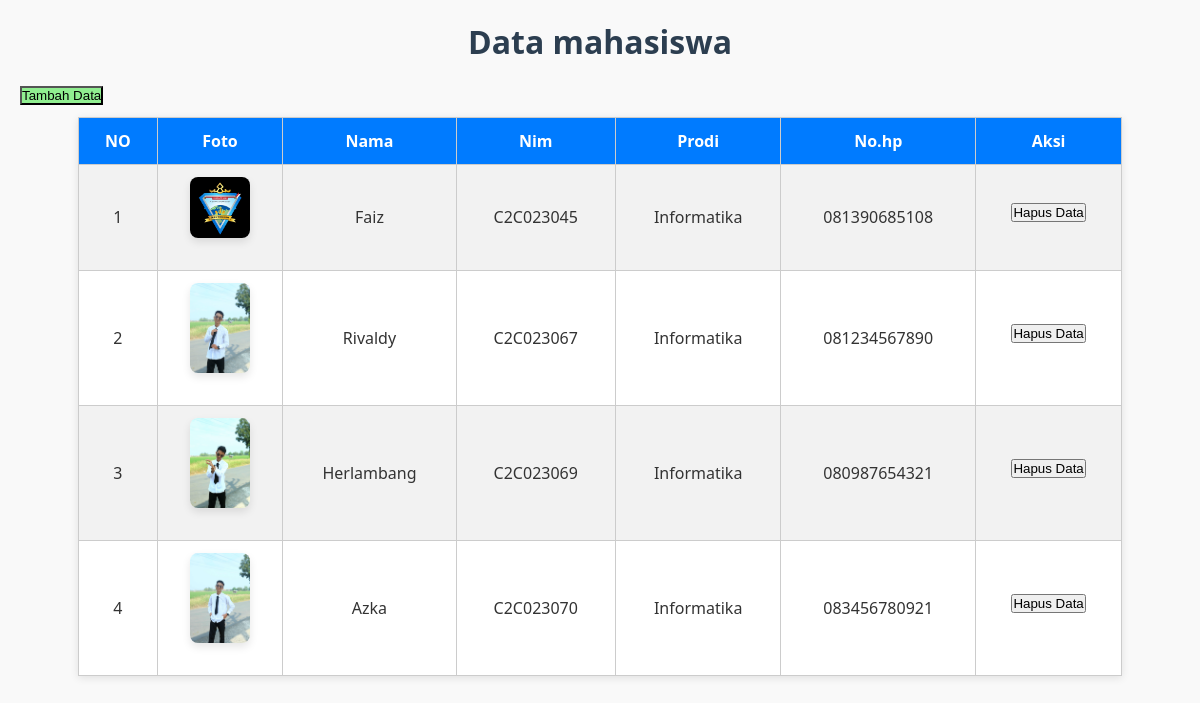
/datamahasiswa.php, run on the app's committed database.
### tables this page shows
CREATE TABLE `mahasiswa` (
  `id` int(11) NOT NULL AUTO_INCREMENT,
  `foto` varchar(255) DEFAULT NULL,
  `nama` varchar(255) DEFAULT NULL,
  `nim` varchar(20) DEFAULT NULL,
  `jurusan` varchar(255) DEFAULT NULL,
  `nohp` varchar(20) DEFAULT NULL,
  PRIMARY KEY (`id`)
);

### function.php (called while the page is built, shortened)
<?php
    $koneksi = mysqli_connect ("localhost:3307","root","","Webif");
    function query($query)
    {
        global $koneksi;
        $result = mysqli_query($koneksi, $query);
        $rows= [];
        while ($row = mysqli_fetch_assoc($result)){
            $rows[] = $row;
        }
        return $rows;
    }
?>

### datamahasiswa.php (the view, shortened to what this page needs)
<?php
    require 'function.php';
    $query = "SELECT * FROM mahasiswa";
    $rows = query($query);
?>
<!DOCTYPE html>
<html lang="en">
<head>
    <link rel="stylesheet" href="style.css">
</head>
<body>
    <h1>Data mahasiswa </h1>
    <a href="tambahdata.php"><button style="margin-bottom: 12px;
    background-color: lightgreen;">Tambah Data</button></a>
    <table border="1" cellspacing="0" cellpadding="10">
        <tr>
            <th>NO</th>
            <th>Foto</th>
            <th>Nama</th>
            <th>Nim</th>
            <th>Prodi</th>
            <th>No.hp</th>
            <th>Aksi</th>
        </tr>
        <?php
        $i = 1;
        foreach($rows as $mhs ) {?>
        <tr>
            <td><?= $i?></td>
            <td><img src ="IMAGE/<?= $mhs["foto"]?>"width="60"></td>
            <td><?= $mhs["nama"]?> </td>
            <td><?= $mhs["nim"]?></td>
            <td><?= $mhs["jurusan"]?></td>
            <td><?= $mhs["nohp"]?></td>
            <td><a href="hapusdata.php/?id=<?= $mhs["id"]?>"><button style="margin-bottom: 12px;
             background-color: lightred;">Hapus Data</button></a></td>
        </tr>
        <?php $i++; } ?>
    </table>
</body>
</html>

### style.css (style rules this page uses)
* { margin: 0; padding: 0; box-sizing: border-box; }
body { font-family: 'Segoe UI', Tahoma, Geneva, Verdana, sans-serif; background-color: #f9f9f9; color: #333; padding: 20px; }
h1, h2, h3, h4 { color: #2c3e50; text-align: center; margin-bottom: 20px; }
img { display: block; margin: 0 auto 20px; border-radius: 8px; max-width: 100%; box-shadow: 0 4px 8px rgba(0,0,0,0.1); }
table { margin: 0 auto 30px; border-collapse: collapse; width: 90%; background-color: white; box-shadow: 0 2px 8px rgba(0,0,0,0.1); }
table th, table td { border: 1px solid #ccc; padding: 12px 15px; text-align: center; }
table th { background-color: #007bff; color: white; }
table tr:nth-child(even) { background-color: #f2f2f2; }

### data on the page
mahasiswa: foto (picture), nama "Faiz", nim "C2C023045", jurusan "Informatika", nohp "081390685108"
mahasiswa: foto (picture), nama "Rivaldy", nim "C2C023067", jurusan "Informatika", nohp "081234567890"
mahasiswa: foto (picture), nama "Herlambang", nim "C2C023069", jurusan "Informatika", nohp "080987654321"
mahasiswa: foto (picture), nama "Azka", nim "C2C023070", jurusan "Informatika", nohp "083456780921"
